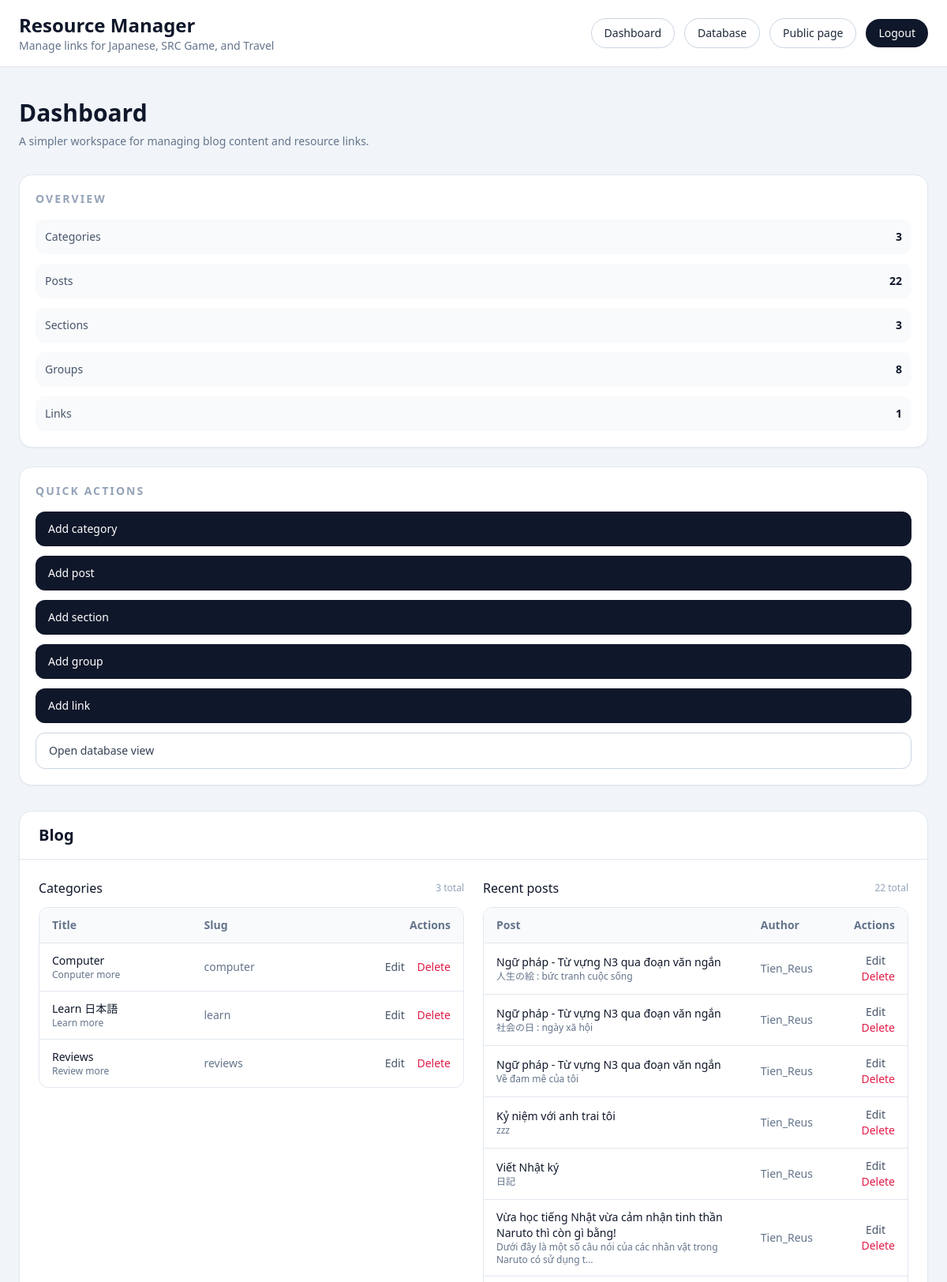
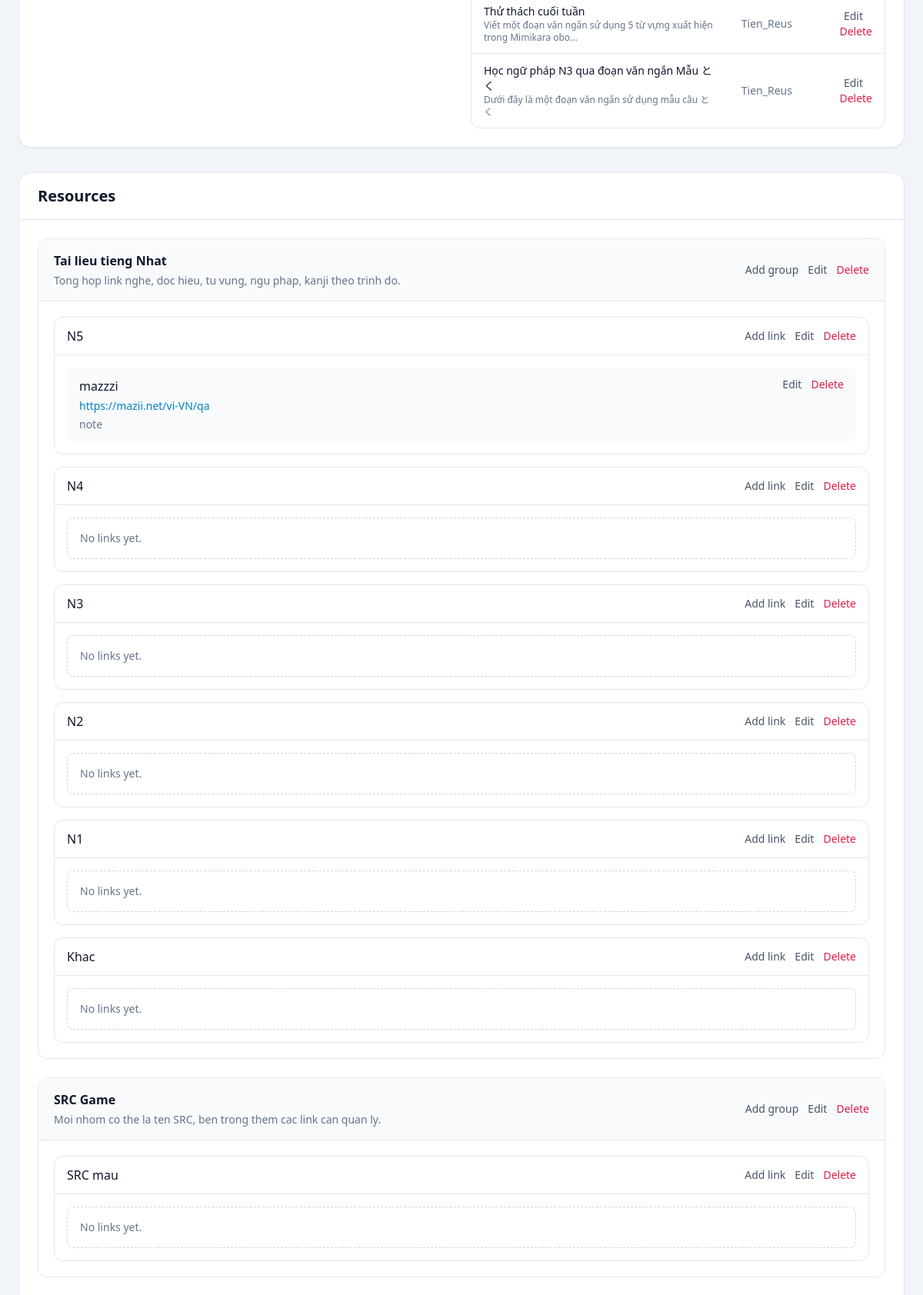
The page /sql/ (signed in, upper part) on the database its author committed (2 pictures, top to bottom).
### posts/models.py (models this page shows, shortened)
class Category(models.Model):
    title = models.CharField(max_length=20)
    subtitle = models.CharField(max_length=20)
    slug = models.SlugField()
    thumbnail = models.ImageField()

class Post(models.Model):
    title = models.CharField(max_length=100)
    slug = models.SlugField()
    overview = models.TextField()
    timestamp = models.DateTimeField(auto_now_add=True)
    content = models.TextField()
    author = models.ForeignKey(Author, on_delete=models.CASCADE)
    thumbnail = models.ImageField()
    categories = models.ManyToManyField(Category)
    featured = models.BooleanField()

class Author(models.Model):
    user = models.OneToOneField(User, on_delete=models.CASCADE)
    profile_picture = models.ImageField()
    def __str__(self):
        return self.user.username

class ResourceSection(models.Model):
    title = models.CharField(max_length=100)
    slug = models.SlugField(unique=True)
    description = models.TextField(blank=True)
    display_order = models.PositiveIntegerField(default=0)
    class Meta:
        ordering = ["display_order", "title"]

class ResourceGroup(models.Model):
    section = models.ForeignKey(
        ResourceSection,
        on_delete=models.CASCADE,
        related_name="groups",
    )
    title = models.CharField(max_length=100)
    description = models.TextField(blank=True)
    display_order = models.PositiveIntegerField(default=0)
    class Meta:
        ordering = ["display_order", "title"]
        unique_together = ("section", "title")

class ResourceLink(models.Model):
    group = models.ForeignKey(
        ResourceGroup,
        on_delete=models.CASCADE,
        related_name="links",
    )
    title = models.CharField(max_length=150)
    url = models.URLField(blank=True)
    document = models.FileField(upload_to="resources/files/", blank=True)
    note = models.CharField(max_length=255, blank=True)
    display_order = models.PositiveIntegerField(default=0)
    class Meta:
        ordering = ["display_order", "title"]
        unique_together = ("group", "title")

### posts/views.py (the view)
# urls.py: path('sql/', resource_admin_dashboard, name='resource_admin_dashboard'),
@staff_required
def resource_admin_dashboard(request):
    sections = ResourceSection.objects.prefetch_related("groups__links")
    categories = Category.objects.order_by("title")
    posts = Post.objects.select_related("author").prefetch_related("categories").order_by("-timestamp")[:8]
    context = {
        "sections": sections,
        "categories": categories,
        "posts": posts,
        "section_count": ResourceSection.objects.count(),
        "group_count": ResourceGroup.objects.count(),
        "link_count": ResourceLink.objects.count(),
        "category_count": Category.objects.count(),
        "post_count": Post.objects.count(),
    }
    return render(request, "resource_admin/dashboard.html", context)

### posts/views.py (called while the page is built)
def staff_required(view_func):
    @wraps(view_func)
    @login_required(login_url="resource_admin_login")
    @user_passes_test(
        lambda user: user.is_staff or user.is_superuser,
        login_url="resource_admin_login",
    )
    def _wrapped_view(request, *args, **kwargs):
        return view_func(request, *args, **kwargs)
    return _wrapped_view

### templates/resource_admin/dashboard.html (shortened to what this page needs)
{% extends 'resource_admin/base.html' %}
{% block content %}
<section class="mb-8">
  <h1 class="text-3xl font-semibold text-slate-900">Dashboard</h1>
  <p class="mt-2 text-sm text-slate-500">A simpler workspace for managing blog content and resource links.</p>
</section>
<section class="grid gap-8 xl:grid-cols-[260px_1fr]">
  <aside class="space-y-6">
    <div class="rounded-2xl border border-slate-200 bg-white p-5 shadow-sm">
      <h2 class="text-sm font-semibold uppercase tracking-[0.15em] text-slate-400">Overview</h2>
      <div class="mt-4 space-y-3 text-sm">
        <div class="flex items-center justify-between rounded-xl bg-slate-50 px-3 py-3">
          <span class="text-slate-600">Categories</span>
          <span class="font-semibold text-slate-900">{{ category_count }}</span>
        </div>
        <div class="flex items-center justify-between rounded-xl bg-slate-50 px-3 py-3">
          <span class="text-slate-600">Posts</span>
          <span class="font-semibold text-slate-900">{{ post_count }}</span>
        </div>
        <div class="flex items-center justify-between rounded-xl bg-slate-50 px-3 py-3">
          <span class="text-slate-600">Sections</span>
          <span class="font-semibold text-slate-900">{{ section_count }}</span>
        </div>
        <div class="flex items-center justify-between rounded-xl bg-slate-50 px-3 py-3">
          <span class="text-slate-600">Groups</span>
          <span class="font-semibold text-slate-900">{{ group_count }}</span>
        </div>
        <div class="flex items-center justify-between rounded-xl bg-slate-50 px-3 py-3">
          <span class="text-slate-600">Links</span>
          <span class="font-semibold text-slate-900">{{ link_count }}</span>
        </div>
      </div>
    </div>
    <div class="rounded-2xl border border-slate-200 bg-white p-5 shadow-sm">
      <h2 class="text-sm font-semibold uppercase tracking-[0.15em] text-slate-400">Quick Actions</h2>
      <div class="mt-4 space-y-3">
        <a href="{% url 'category_create' %}" class="block rounded-xl bg-slate-900 px-4 py-3 text-sm font-medium text-white hover:bg-slate-700">Add category</a>
        <a href="{% url 'post_create' %}" class="block rounded-xl bg-slate-900 px-4 py-3 text-sm font-medium text-white hover:bg-slate-700">Add post</a>
        <a href="{% url 'resource_section_create' %}" class="block rounded-xl bg-slate-900 px-4 py-3 text-sm font-medium text-white hover:bg-slate-700">Add section</a>
        <a href="{% url 'resource_group_create' %}" class="block rounded-xl bg-slate-900 px-4 py-3 text-sm font-medium text-white hover:bg-slate-700">Add group</a>
        <a href="{% url 'resource_link_create' %}" class="block rounded-xl bg-slate-900 px-4 py-3 text-sm font-medium text-white hover:bg-slate-700">Add link</a>
        <a href="{% url 'resource_admin_database' %}" class="block rounded-xl border border-slate-300 px-4 py-3 text-sm font-medium text-slate-700 hover:bg-slate-50">Open database view</a>
      </div>
    </div>
  </aside>
  <div class="space-y-8">
    <section class="rounded-2xl border border-slate-200 bg-white shadow-sm">
      <div class="border-b border-slate-200 px-6 py-4">
        <h2 class="text-xl font-semibold text-slate-900">Blog</h2>
      </div>
      <div class="grid gap-6 p-6 lg:grid-cols-2">
        <div>
          <div class="mb-3 flex items-center justify-between">
            <h3 class="font-medium text-slate-900">Categories</h3>
            <span class="text-xs text-slate-400">{{ category_count }} total</span>
          </div>
          <div class="overflow-hidden rounded-xl border border-slate-200">
            <table class="min-w-full text-left text-sm">
              <thead class="bg-slate-50 text-slate-500">
                <tr>
                  <th class="px-4 py-3">Title</th>
                  <th class="px-4 py-3">Slug</th>
                  <th class="px-4 py-3 text-right">Actions</th>
                </tr>
              </thead>
              <tbody>
                {% for category in categories %}
                <tr class="border-t border-slate-200">
                  <td class="px-4 py-3">
                    <div class="font-medium text-slate-900">{{ category.title }}</div>
                    <div class="text-xs text-slate-500">{{ category.subtitle }}</div>
                  </td>
                  <td class="px-4 py-3 text-slate-500">{{ category.slug }}</td>
                  <td class="px-4 py-3 text-right">
                    <a href="{% url 'category_update' category.id %}" class="mr-3 text-slate-600 hover:text-slate-900">Edit</a>
                    <a href="{% url 'category_delete' category.id %}" class="text-rose-600 hover:text-rose-700">Delete</a>
                  </td>
                </tr>
                {% empty %}
                <tr>
                  <td colspan="3" class="px-4 py-6 text-slate-500">No categories yet.</td>
                </tr>
                {% endfor %}
              </tbody>
            </table>
          </div>
        </div>
        <div>
          <div class="mb-3 flex items-center justify-between">
            <h3 class="font-medium text-slate-900">Recent posts</h3>
            <span class="text-xs text-slate-400">{{ post_count }} total</span>
          </div>
          <div class="overflow-hidden rounded-xl border border-slate-200">
            <table class="min-w-full text-left text-sm">
              <thead class="bg-slate-50 text-slate-500">
                <tr>
                  <th class="px-4 py-3">Post</th>
                  <th class="px-4 py-3">Author</th>
                  <th class="px-4 py-3 text-right">Actions</th>
                </tr>
              </thead>
              <tbody>
                {% for post in posts %}
                <tr class="border-t border-slate-200">
                  <td class="px-4 py-3">
                    <div class="font-medium text-slate-900">{{ post.title }}</div>
                    <div class="text-xs text-slate-500">{{ post.overview|truncatechars:70 }}</div>
                  </td>
                  <td class="px-4 py-3 text-slate-500">{{ post.author }}</td>
                  <td class="px-4 py-3 text-right">
                    <a href="{% url 'post_update' post.id %}" class="mr-3 text-slate-600 hover:text-slate-900">Edit</a>
                    <a href="{% url 'post_delete' post.id %}" class="text-rose-600 hover:text-rose-700">Delete</a>
                  </td>
                </tr>
                {% empty %}
                <tr>
                  <td colspan="3" class="px-4 py-6 text-slate-500">No posts yet.</td>
                </tr>
                {% endfor %}
              </tbody>
            </table>
          </div>
        </div>
      </div>
    </section>
    <section class="rounded-2xl border border-slate-200 bg-white shadow-sm">
      <div class="border-b border-slate-200 px-6 py-4">
        <h2 class="text-xl font-semibold text-slate-900">Resources</h2>
      </div>
      <div class="space-y-6 p-6">
        {% for section in sections %}
        <div class="rounded-xl border border-slate-200">
          <div class="flex flex-col gap-3 border-b border-slate-200 bg-slate-50 px-5 py-4 md:flex-row md:items-center md:justify-between">
            <div>
              <h3 class="font-semibold text-slate-900">{{ section.title }}</h3>
              {% if section.description %}
              <p class="mt-1 text-sm text-slate-500">{{ section.description }}</p>
              {% endif %}
            </div>
            <div class="flex gap-3 text-sm">
              <a href="{% url 'resource_group_create' %}?section={{ section.id }}" class="text-slate-600 hover:text-slate-900">Add group</a>
              <a href="{% url 'resource_section_update' section.id %}" class="text-slate-600 hover:text-slate-900">Edit</a>
              <a href="{% url 'resource_section_delete' section.id %}" class="text-rose-600 hover:text-rose-700">Delete</a>
            </div>
          </div>
          <div class="space-y-4 p-5">
            {% for group in section.groups.all %}
            <div class="rounded-xl border border-slate-200 bg-white">
              <div class="flex flex-col gap-3 border-b border-slate-200 px-4 py-3 md:flex-row md:items-center md:justify-between">
                <div>
                  <div class="font-medium text-slate-900">{{ group.title }}</div>
                </div>
                <div class="flex gap-3 text-sm">
                  <a href="{% url 'resource_link_create' %}?group={{ group.id }}" class="text-slate-600 hover:text-slate-900">Add link</a>
                  <a href="{% url 'resource_group_update' group.id %}" class="text-slate-600 hover:text-slate-900">Edit</a>
                  <a href="{% url 'resource_group_delete' group.id %}" class="text-rose-600 hover:text-rose-700">Delete</a>
                </div>
              </div>
              <div class="space-y-2 p-4">
                {% for link in group.links.all %}
                <div class="flex flex-col gap-2 rounded-lg bg-slate-50 px-4 py-3 md:flex-row md:items-start md:justify-between">
                  <div class="min-w-0 flex-1">
                    <div class="font-medium text-slate-900">{{ link.title }}</div>
                    {% if link.url %}
                    <a href="{{ link.url }}" target="_blank" rel="noopener noreferrer" class="mt-1 block break-all text-sm text-sky-600 hover:underline">{{ link.url }}</a>
                    {% endif %}
                    {% if link.note %}
                    <div class="mt-1 text-sm text-slate-500">{{ link.note }}</div>
                    {% endif %}
                  </div>
                  <div class="flex gap-3 text-sm whitespace-nowrap">
                    <a href="{% url 'resource_link_update' link.id %}" class="text-slate-600 hover:text-slate-900">Edit</a>
                    <a href="{% url 'resource_link_delete' link.id %}" class="text-rose-600 hover:text-rose-700">Delete</a>
                  </div>
                </div>
                {% empty %}
                <div class="rounded-lg border border-dashed border-slate-300 px-4 py-4 text-sm text-slate-500">No links yet.</div>
                {% endfor %}
              </div>
            </div>
            {% empty %}
            <div class="rounded-lg border border-dashed border-slate-300 px-4 py-4 text-sm text-slate-500">No groups yet.</div>
            {% endfor %}
          </div>
        </div>
        {% empty %}
        <div class="rounded-lg border border-dashed border-slate-300 px-4 py-6 text-sm text-slate-500">No sections yet.</div>
        {% endfor %}
      </div>
    </section>
  </div>
</section>
{% endblock content %}

### rows shown on the page
Category: title "Computer", subtitle "Conputer more", slug "computer"
Category: title "Learn 日本語", subtitle "Learn more", slug "learn"
Category: title "Reviews", subtitle "Review more", slug "reviews"
Post: title "Ngữ pháp - Từ vựng N3 qua đoạn văn ngắn", overview "人生の絵 : bức tranh cuộc sống", author "Tien_Reus"
Post: title "Ngữ pháp - Từ vựng N3 qua đoạn văn ngắn", overview "社会の日 : ngày xã hội", author "Tien_Reus"
Post: title "Ngữ pháp - Từ vựng N3 qua đoạn văn ngắn", overview "Về đam mê của tôi", author "Tien_Reus"
Post: title "Kỷ niệm với anh trai tôi", overview "zzz", author "Tien_Reus"
Post: title "Viết Nhật ký", overview "日記", author "Tien_Reus"
Post: title "Vừa học tiếng Nhật vừa cảm nhận tinh thần Naruto thì còn gì bằng!", overview "Dưới đây là một số câu nói của các nhân vật trong Naruto có sử dụng t…", author "Tien_Reus"
Post: title "Thử thách cuối tuần", overview "Viết một đoạn văn ngắn sử dụng 5 từ vựng xuất hiện trong Mimikara obo…", author "Tien_Reus"
Post: title "Học ngữ pháp N3 qua đoạn văn ngắn Mẫu とく", overview "Dưới đây là một đoạn văn ngắn sử dụng mẫu câu とく", author "Tien_Reus"
ResourceSection: title "Tai lieu tieng Nhat", description "Tong hop link nghe, doc hieu, tu vung, ngu phap, kanji theo trinh do."
ResourceGroup: title "N5"
ResourceLink: title "mazzzi", url "https://mazii.net/vi-VN/qa", note "note"
ResourceGroup: title "N4"
ResourceGroup: title "N3"
ResourceGroup: title "N2"
ResourceGroup: title "N1"
ResourceGroup: title "Khac"
ResourceSection: title "SRC Game", description "Moi nhom co the la ten SRC, ben trong them cac link can quan ly."
ResourceGroup: title "SRC mau"

### other values the page prints
{{ category_count }} "3"
{{ post_count }} "22"
{{ section_count }} "3"
{{ group_count }} "8"
{{ link_count }} "1"
